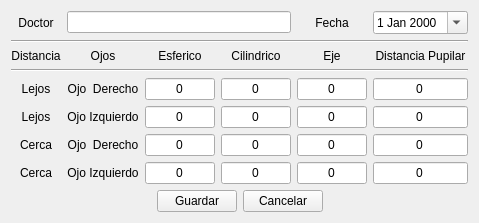
<?xml version="1.0" encoding="UTF-8"?>
<ui version="4.0">
 <class>ui_historial_clinico</class>
 <widget class="QWidget" name="ui_historial_clinico">
  <property name="geometry">
   <rect>
    <x>0</x>
    <y>0</y>
    <width>479</width>
    <height>214</height>
   </rect>
  </property>
  <property name="windowTitle">
   <string>Form</string>
  </property>
  <layout class="QGridLayout" name="gridLayout">
   <item row="0" column="0">
    <layout class="QGridLayout" name="gridLayout_3">
     <item row="1" column="0">
      <layout class="QGridLayout" name="gridLayout_6">
       <item row="0" column="0">
        <spacer name="horizontalSpacer_3">
         <property name="orientation">
          <enum>Qt::Horizontal</enum>
         </property>
         <property name="sizeHint" stdset="0">
          <size>
           <width>40</width>
           <height>20</height>
          </size>
         </property>
        </spacer>
       </item>
       <item row="0" column="1">
        <widget class="QPushButton" name="pushButton_Aceptar_2">
         <property name="text">
          <string>Guardar</string>
         </property>
         <property name="shortcut">
          <string>Ctrl+G</string>
         </property>
        </widget>
       </item>
       <item row="0" column="2">
        <widget class="QPushButton" name="pushButton_Cancelar_2">
         <property name="text">
          <string>Cancelar</string>
         </property>
         <property name="shortcut">
          <string>Esc</string>
         </property>
        </widget>
       </item>
       <item row="0" column="3">
        <spacer name="horizontalSpacer_6">
         <property name="orientation">
          <enum>Qt::Horizontal</enum>
         </property>
         <property name="sizeHint" stdset="0">
          <size>
           <width>40</width>
           <height>20</height>
          </size>
         </property>
        </spacer>
       </item>
      </layout>
     </item>
     <item row="0" column="0">
      <layout class="QGridLayout" name="gridLayout_5">
       <item row="2" column="1">
        <widget class="QLabel" name="label_20">
         <property name="text">
          <string>Ojos</string>
         </property>
         <property name="alignment">
          <set>Qt::AlignCenter</set>
         </property>
        </widget>
       </item>
       <item row="7" column="3">
        <widget class="QLineEdit" name="lineEdit_cci">
         <property name="text">
          <string>0</string>
         </property>
         <property name="alignment">
          <set>Qt::AlignCenter</set>
         </property>
        </widget>
       </item>
       <item row="7" column="5">
        <widget class="QLineEdit" name="lineEdit_dci">
         <property name="text">
          <string>0</string>
         </property>
         <property name="alignment">
          <set>Qt::AlignCenter</set>
         </property>
        </widget>
       </item>
       <item row="7" column="2">
        <widget class="QLineEdit" name="lineEdit_eci">
         <property name="text">
          <string>0</string>
         </property>
         <property name="alignment">
          <set>Qt::AlignCenter</set>
         </property>
        </widget>
       </item>
       <item row="1" column="0" colspan="6">
        <widget class="Line" name="line_4">
         <property name="orientation">
          <enum>Qt::Horizontal</enum>
         </property>
        </widget>
       </item>
       <item row="2" column="4">
        <widget class="QLabel" name="label_4">
         <property name="text">
          <string>Eje</string>
         </property>
         <property name="alignment">
          <set>Qt::AlignCenter</set>
         </property>
        </widget>
       </item>
       <item row="6" column="3">
        <widget class="QLineEdit" name="lineEdit_ccd">
         <property name="text">
          <string>0</string>
         </property>
         <property name="alignment">
          <set>Qt::AlignCenter</set>
         </property>
        </widget>
       </item>
       <item row="6" column="2">
        <widget class="QLineEdit" name="lineEdit_ecd">
         <property name="text">
          <string>0</string>
         </property>
         <property name="alignment">
          <set>Qt::AlignCenter</set>
         </property>
        </widget>
       </item>
       <item row="2" column="2">
        <widget class="QLabel" name="label_32">
         <property name="text">
          <string>Esferico</string>
         </property>
         <property name="alignment">
          <set>Qt::AlignCenter</set>
         </property>
        </widget>
       </item>
       <item row="2" column="3">
        <widget class="QLabel" name="label_3">
         <property name="text">
          <string>Cilindrico</string>
         </property>
         <property name="alignment">
          <set>Qt::AlignCenter</set>
         </property>
        </widget>
       </item>
       <item row="6" column="5">
        <widget class="QLineEdit" name="lineEdit_dcd">
         <property name="text">
          <string>0</string>
         </property>
         <property name="alignment">
          <set>Qt::AlignCenter</set>
         </property>
        </widget>
       </item>
       <item row="6" column="1">
        <widget class="QLabel" name="label_38">
         <property name="text">
          <string>Ojo  Derecho</string>
         </property>
         <property name="alignment">
          <set>Qt::AlignCenter</set>
         </property>
        </widget>
       </item>
       <item row="7" column="4">
        <widget class="QLineEdit" name="lineEdit_ejci">
         <property name="text">
          <string>0</string>
         </property>
         <property name="alignment">
          <set>Qt::AlignCenter</set>
         </property>
        </widget>
       </item>
       <item row="2" column="0">
        <widget class="QLabel" name="label_33">
         <property name="text">
          <string>Distancia</string>
         </property>
         <property name="alignment">
          <set>Qt::AlignCenter</set>
         </property>
        </widget>
       </item>
       <item row="0" column="0">
        <widget class="QLabel" name="label_42">
         <property name="text">
          <string>Doctor</string>
         </property>
         <property name="alignment">
          <set>Qt::AlignCenter</set>
         </property>
        </widget>
       </item>
       <item row="7" column="1">
        <widget class="QLabel" name="label_39">
         <property name="text">
          <string>Ojo Izquierdo</string>
         </property>
         <property name="alignment">
          <set>Qt::AlignCenter</set>
         </property>
        </widget>
       </item>
       <item row="6" column="4">
        <widget class="QLineEdit" name="lineEdit_ejcd">
         <property name="text">
          <string>0</string>
         </property>
         <property name="alignment">
          <set>Qt::AlignCenter</set>
         </property>
        </widget>
       </item>
       <item row="6" column="0">
        <widget class="QLabel" name="label_34">
         <property name="text">
          <string>Cerca</string>
         </property>
         <property name="alignment">
          <set>Qt::AlignCenter</set>
         </property>
        </widget>
       </item>
       <item row="3" column="0" colspan="6">
        <widget class="Line" name="line_5">
         <property name="orientation">
          <enum>Qt::Horizontal</enum>
         </property>
        </widget>
       </item>
       <item row="7" column="0">
        <widget class="QLabel" name="label_35">
         <property name="text">
          <string>Cerca</string>
         </property>
         <property name="alignment">
          <set>Qt::AlignCenter</set>
         </property>
        </widget>
       </item>
       <item row="2" column="5">
        <widget class="QLabel" name="label_5">
         <property name="text">
          <string>Distancia Pupilar</string>
         </property>
         <property name="alignment">
          <set>Qt::AlignCenter</set>
         </property>
        </widget>
       </item>
       <item row="0" column="5">
        <widget class="QDateEdit" name="dateEdit_fecha">
         <property name="maximumDateTime">
          <datetime>
           <hour>23</hour>
           <minute>59</minute>
           <second>59</second>
           <year>7999</year>
           <month>12</month>
           <day>31</day>
          </datetime>
         </property>
         <property name="calendarPopup">
          <bool>true</bool>
         </property>
        </widget>
       </item>
       <item row="0" column="4">
        <widget class="QLabel" name="label_43">
         <property name="text">
          <string>Fecha</string>
         </property>
         <property name="alignment">
          <set>Qt::AlignCenter</set>
         </property>
        </widget>
       </item>
       <item row="0" column="1" colspan="3">
        <widget class="QLineEdit" name="lineEdit_doctor"/>
       </item>
       <item row="4" column="0">
        <widget class="QLabel" name="label_36">
         <property name="text">
          <string>Lejos</string>
         </property>
         <property name="alignment">
          <set>Qt::AlignCenter</set>
         </property>
        </widget>
       </item>
       <item row="4" column="1">
        <widget class="QLabel" name="label_40">
         <property name="text">
          <string>Ojo  Derecho</string>
         </property>
         <property name="alignment">
          <set>Qt::AlignCenter</set>
         </property>
        </widget>
       </item>
       <item row="4" column="2">
        <widget class="QLineEdit" name="lineEdit_eld">
         <property name="text">
          <string>0</string>
         </property>
         <property name="alignment">
          <set>Qt::AlignCenter</set>
         </property>
        </widget>
       </item>
       <item row="4" column="3">
        <widget class="QLineEdit" name="lineEdit_cld">
         <property name="text">
          <string>0</string>
         </property>
         <property name="alignment">
          <set>Qt::AlignCenter</set>
         </property>
        </widget>
       </item>
       <item row="4" column="4">
        <widget class="QLineEdit" name="lineEdit_ejld">
         <property name="text">
          <string>0</string>
         </property>
         <property name="alignment">
          <set>Qt::AlignCenter</set>
         </property>
        </widget>
       </item>
       <item row="4" column="5">
        <widget class="QLineEdit" name="lineEdit_dld">
         <property name="text">
          <string>0</string>
         </property>
         <property name="alignment">
          <set>Qt::AlignCenter</set>
         </property>
        </widget>
       </item>
       <item row="5" column="0">
        <widget class="QLabel" name="label_37">
         <property name="text">
          <string>Lejos</string>
         </property>
         <property name="alignment">
          <set>Qt::AlignCenter</set>
         </property>
        </widget>
       </item>
       <item row="5" column="1">
        <widget class="QLabel" name="label_41">
         <property name="text">
          <string>Ojo Izquierdo</string>
         </property>
         <property name="alignment">
          <set>Qt::AlignCenter</set>
         </property>
        </widget>
       </item>
       <item row="5" column="2">
        <widget class="QLineEdit" name="lineEdit_eli">
         <property name="text">
          <string>0</string>
         </property>
         <property name="alignment">
          <set>Qt::AlignCenter</set>
         </property>
        </widget>
       </item>
       <item row="5" column="3">
        <widget class="QLineEdit" name="lineEdit_cli">
         <property name="text">
          <string>0</string>
         </property>
         <property name="alignment">
          <set>Qt::AlignCenter</set>
         </property>
        </widget>
       </item>
       <item row="5" column="4">
        <widget class="QLineEdit" name="lineEdit_ejli">
         <property name="text">
          <string>0</string>
         </property>
         <property name="alignment">
          <set>Qt::AlignCenter</set>
         </property>
        </widget>
       </item>
       <item row="5" column="5">
        <widget class="QLineEdit" name="lineEdit_dli">
         <property name="text">
          <string>0</string>
         </property>
         <property name="alignment">
          <set>Qt::AlignCenter</set>
         </property>
        </widget>
       </item>
      </layout>
     </item>
    </layout>
   </item>
  </layout>
 </widget>
 <tabstops>
  <tabstop>lineEdit_doctor</tabstop>
  <tabstop>dateEdit_fecha</tabstop>
  <tabstop>lineEdit_eld</tabstop>
  <tabstop>lineEdit_cld</tabstop>
  <tabstop>lineEdit_ejld</tabstop>
  <tabstop>lineEdit_dld</tabstop>
  <tabstop>lineEdit_eli</tabstop>
  <tabstop>lineEdit_cli</tabstop>
  <tabstop>lineEdit_ejli</tabstop>
  <tabstop>lineEdit_dli</tabstop>
  <tabstop>lineEdit_ecd</tabstop>
  <tabstop>lineEdit_ccd</tabstop>
  <tabstop>lineEdit_ejcd</tabstop>
  <tabstop>lineEdit_dcd</tabstop>
  <tabstop>lineEdit_eci</tabstop>
  <tabstop>lineEdit_cci</tabstop>
  <tabstop>lineEdit_ejci</tabstop>
  <tabstop>lineEdit_dci</tabstop>
  <tabstop>pushButton_Aceptar_2</tabstop>
  <tabstop>pushButton_Cancelar_2</tabstop>
 </tabstops>
 <resources/>
 <connections/>
</ui>
